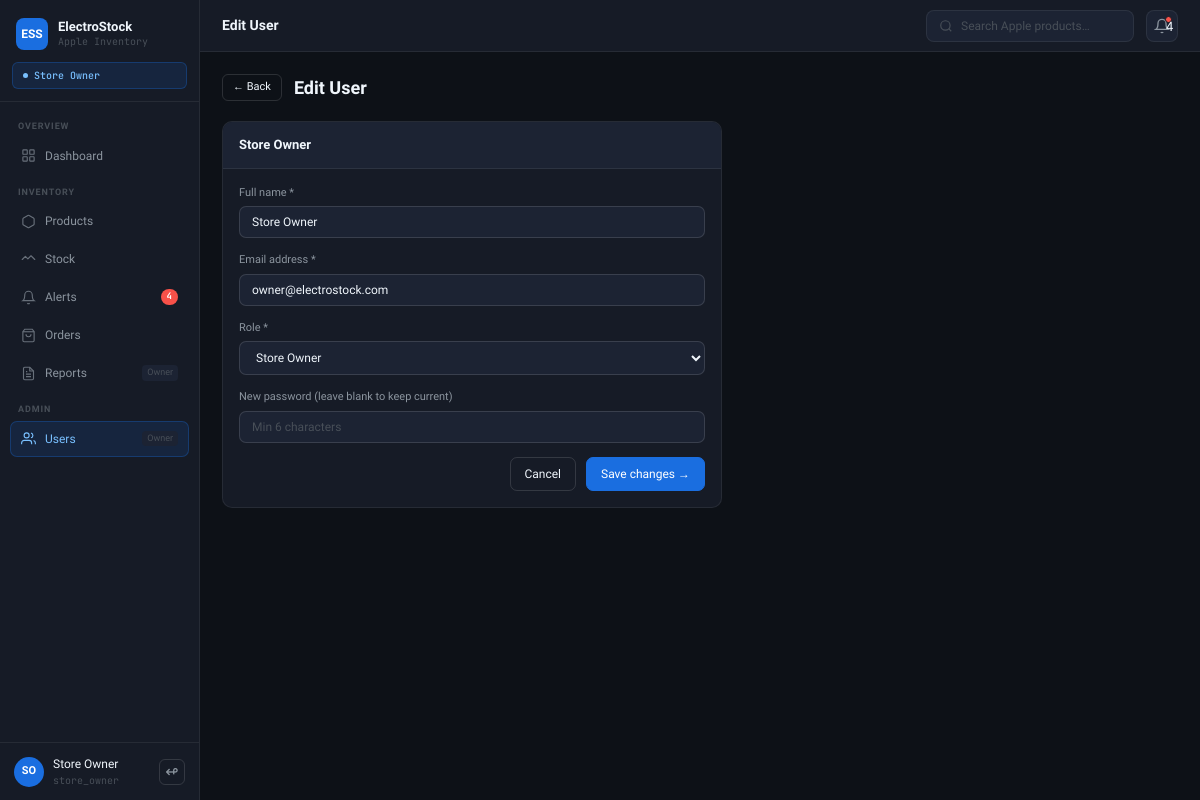
Screenshot of /auth/edit.php?id=1 (signed in) with the database file from the repository.
### tables this page shows
CREATE TABLE users (
  id            INT AUTO_INCREMENT PRIMARY KEY,
  full_name     VARCHAR(100) NOT NULL,
  email         VARCHAR(150) NOT NULL UNIQUE,
  password_hash VARCHAR(255) NOT NULL,
  role          ENUM('store_owner','employee') NOT NULL DEFAULT 'employee',
  is_active     TINYINT(1)  NOT NULL DEFAULT 1,
  created_at    TIMESTAMP   DEFAULT CURRENT_TIMESTAMP
);

### auth/session.php (called while the page is built, shortened)
<?php
function h($s) { return htmlspecialchars((string)$s, ENT_QUOTES, 'UTF-8'); }

### auth/edit.php (the view, shortened to what this page needs)
<?php
require_once "../includes/header.php";
$id = (int)($_GET["id"] ?? 0);
$u = mysqli_fetch_assoc(mysqli_query($conn, "SELECT * FROM users WHERE id=$id"));
?>
<div class="page-hdr">
  <a href="register.php" class="btn btn-outline btn-sm">&larr; Back</a>
  <h1>Edit User</h1>
</div>
<div class="card" style="max-width:500px">
  <div class="card-hdr"><span class="card-title"><?= h($u["full_name"]) ?></span></div>
  <div class="card-body">
  <form method="POST">
    <div class="fg"><label>Full name *</label>
      <input type="text" name="full_name" class="fc" value="<?= h($_POST["full_name"]??$u["full_name"]) ?>" required></div>
    <div class="fg"><label>Email address *</label>
      <input type="email" name="email" class="fc" value="<?= h($_POST["email"]??$u["email"]) ?>" required></div>
    <div class="fg"><label>Role *</label>
      <select name="role" class="fc">
        <option value="store_owner" <?= $u["role"]==="store_owner"?"selected":"" ?>>Store Owner</option>
      </select></div>
    <div class="fg"><label>New password <span style="color:var(--t2);font-weight:400">(leave blank to keep current)</span></label>
      <input type="password" name="password" class="fc" placeholder="Min 6 characters"></div>
    <div style="display:flex;gap:10px;justify-content:flex-end;margin-top:6px">
      <a href="register.php" class="btn btn-outline">Cancel</a>
      <button class="btn btn-primary">Save changes &rarr;</button>
    </div>
  </form>
  </div>
</div>
<?php require_once "../includes/footer.php"; ?>

### assets/style.css (style rules this page uses)
:root { --bg:#0D1117;--bg2:#161B26;--bg3:#1C2333;--bg4:#232B3E; --b:rgba(255,255,255,.07);--b2:rgba(255,255,255,.13); --t1:#F0F6FC;--t2:#8B949E;--t3:#484F58; --blue:#1A6EE0;--bbg:rgba(26,110,224,.13);--bbd:rgba(26,110,224,.3); --green:#3FB950;--gbg:rgba(63,185,80,.1);--gbd:rgba(63,185,80,.28); --amber:#D29922;--abg:rgba(210,153,34,.1);--abd:rgba(210,153,34,.28); --red:#F85149;--rbg:rgba(248,81,73,.1);--rbd:rgba(248,81,73,.28); --sb:200px;--tb:52px;--r:10px;--rs:7px;--rl:14px; --font:'Sora',sans-serif;--mono:'JetBrains Mono',monospace; }
* { box-sizing:border-box;margin:0;padding:0 }
body { font-family:var(--font);background:var(--bg);color:var(--t1);font-size:13px;line-height:1.5 }
a { text-decoration:none;color:inherit }
.page-hdr { display:flex;align-items:center;gap:12px;margin-bottom:20px }
.page-hdr h1 { font-size:18px;font-weight:600;flex:1 }
.card { background:var(--bg2);border:1px solid var(--b);border-radius:var(--r);overflow:hidden;margin-bottom:16px }
.card-hdr { display:flex;align-items:center;gap:10px;padding:13px 16px;border-bottom:1px solid var(--b);background:var(--bg3) }
.card-title { font-size:13px;font-weight:600;flex:1 }
.card-body { padding:16px }
.btn { display:inline-flex;align-items:center;justify-content:center;gap:7px;padding:7px 14px;border-radius:var(--rs);font-size:12px;font-weight:500;cursor:pointer;border:1px solid transparent;font-family:var(--font);transition:all .12s;white-space:nowrap;text-decoration:none }
.btn-primary { background:var(--blue);color:#fff;border-color:var(--blue) }
.btn-outline { background:transparent;color:var(--t1);border-color:var(--b2) }
.btn-sm { padding:4px 10px;font-size:11px;border-radius:6px }
.fg { margin-bottom:14px }
.fg label { font-size:11px;font-weight:500;color:var(--t2);display:block;margin-bottom:5px }
.fc { width:100%;padding:8px 12px;background:var(--bg3);border:1px solid var(--b2);border-radius:var(--rs);font-size:12px;color:var(--t1);font-family:var(--font);outline:none;transition:border-color .12s }
.fc::placeholder { color:var(--t3) }
select.fc option { background:var(--bg3) }

### rows the page displays
users: full_name "Store Owner", email "owner@electrostock.com", role "Store Owner"

### other values shown
$ac "4"
initials() "SO"
$_SESSION['name'] "Store Owner"
$_SESSION['role'] "store_owner"
$t "Edit User"
$_ac "4"
